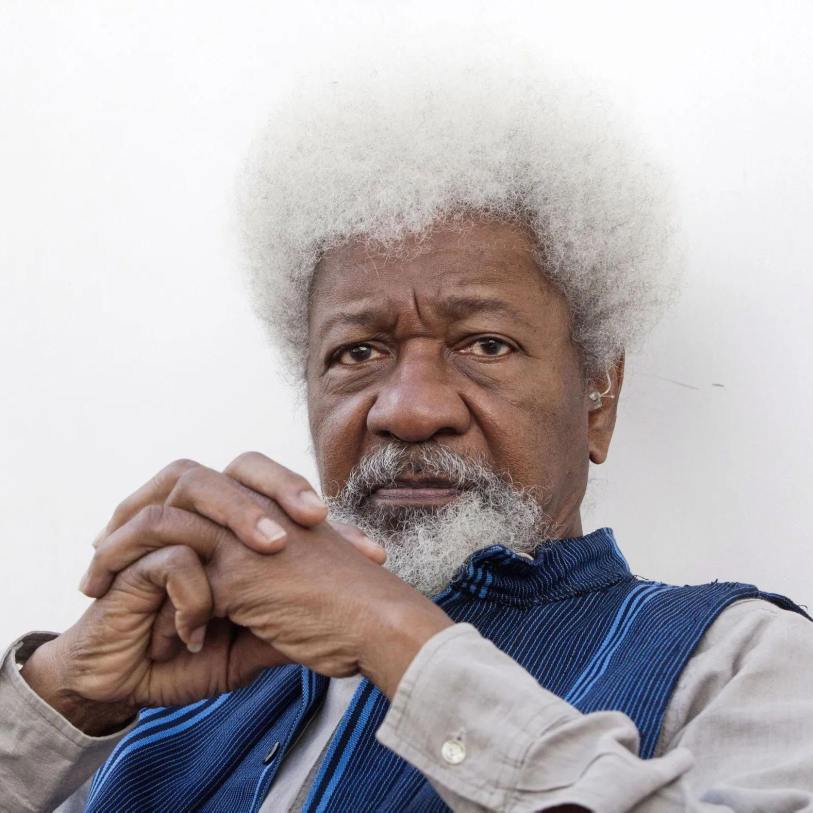
#> input picture week-4/img/wole.jpg, 1625 x 1625 px (shown at 1/2 size)
$ jupyter execute practice-1.ipynb   (older library calls are emulated)
#> lines starting #> are read from the running program, lines starting #| are printed output that depends on the picture
#### Practice 1: Sobel Operator

[cell 1]
# Sobel Edge Detection

import cv2
import numpy as np

# Load the image
image = cv2.imread('img/wole.jpg', cv2.IMREAD_GRAYSCALE)
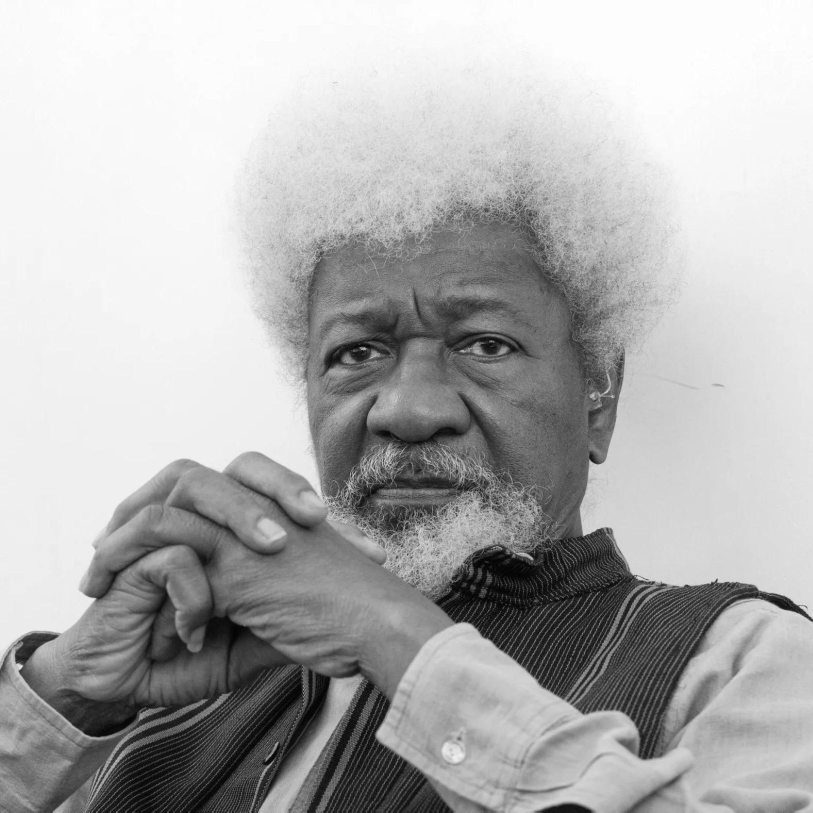
#> image: shape (1625, 1625) (shown at 1/2 size); min 0, max 255, mean 176.7

# Resize images
image = cv2.resize(image, (400, 400))
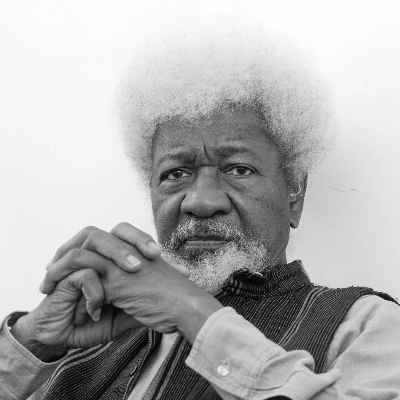
#> image: shape (400, 400); min 1, max 255, mean 176.6

# Apply Sobel edge detection
sobel_x = cv2.Sobel(image, cv2.CV_64F, 1, 0, ksize=3)
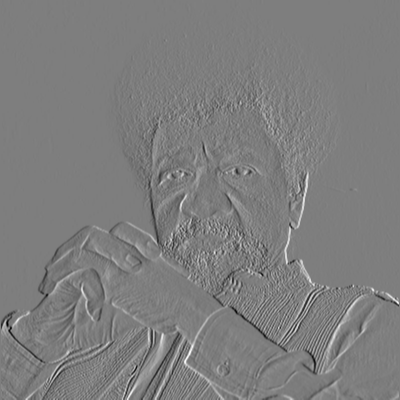
#> sobel_x: shape (400, 400) float64; min -571, max 584, mean 0; drawn with min black and max white
sobel_y = cv2.Sobel(image, cv2.CV_64F, 0, 1, ksize=3)
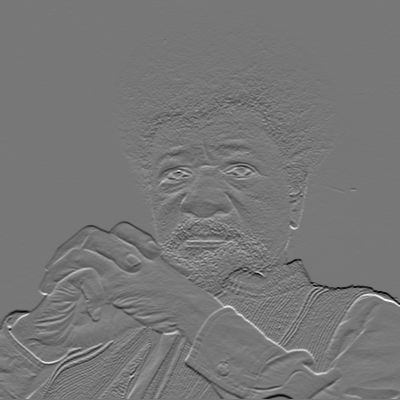
#> sobel_y: shape (400, 400) float64; min -655, max 739, mean -3.1; drawn with min black and max white

# Combine the gradient images
sobel_combined = cv2.magnitude(sobel_x, sobel_y)
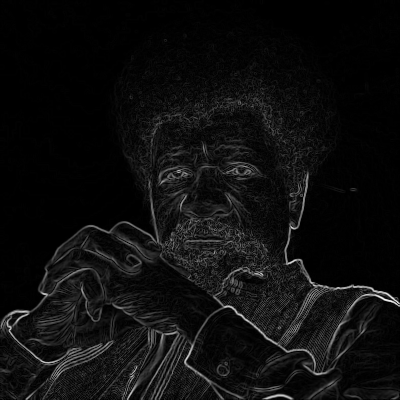
#> sobel_combined: shape (400, 400) float64; min 0, max 798.4, mean 45.6; drawn with min black and max white

# Display the original image and the Sobel edges
cv2.imshow("Original", image)
cv2.imshow("Sobel Edges", np.uint8(sobel_combined))
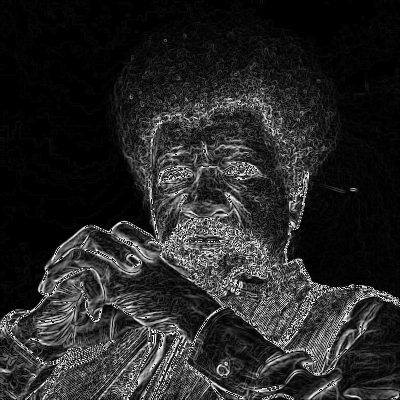
#> window 'Sobel Edges': shape (400, 400); min 0, max 255, mean 38.6

# Wait for a key press and close all windows
cv2.waitKey(0)
cv2.destroyAllWindows()
